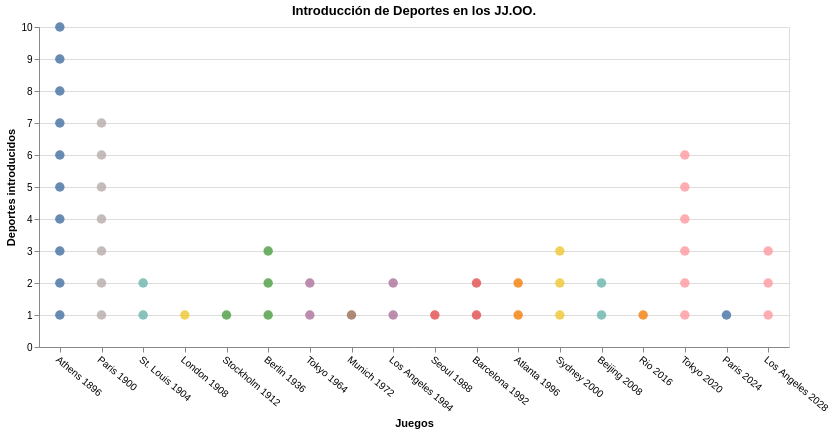

The code cell stored with this chart in its notebook:
### Code cell
chart

### Figure 1 — Vega-Lite specification as saved in the notebook (floating-point values rounded to 4 significant figures)
{"config": {"view": {"continuousWidth": 300, "continuousHeight": 300}}, "data": {"name": "data-c200b950f85e01b9637b3100ce471b47"}, "mark": {"type": "circle", "opacity": 0.85, "size": 90}, "encoding": {"color": {"field": "Debut", "legend": null, "type": "nominal"}, "tooltip": [{"field": "Sport", "title": "Deporte", "type": "nominal"}, {"field": "Debut", "title": "Juegos", "type": "nominal"}], "x": {"axis": {"labelAngle": 40}, "field": "Debut", "sort": ["Athens 1896", "Paris 1900", "St. Louis 1904", "London 1908", "Stockholm 1912", "Berlin 1936", "Tokyo 1964", "Munich 1972", "Los Angeles 1984", "Seoul 1988", "Barcelona 1992", "Atlanta 1996", "Sydney 2000", "Beijing 2008", "Rio 2016", "Tokyo 2020", "Paris 2024", "Los Angeles 2028"], "title": "Juegos", "type": "nominal"}, "y": {"axis": {"tickMinStep": 1}, "field": "rank", "title": "Deportes introducidos", "type": "quantitative"}}, "height": 320, "title": "Introducción de Deportes en los JJ.OO.", "width": 750, "$schema": "https://vega.github.io/schema/vega-lite/v5.20.1.json", "datasets": {"data-c200b950f85e01b9637b3100ce471b47": [{"Sport": "Archery", "Debut": "Paris 1900", "rank": 1, "year": 1900}, {"Sport": "Artistic Gymnastics", "Debut": "Athens 1896", "rank": 1, "year": 1896}, {"Sport": "Artistic Swimming", "Debut": "Los Angeles 1984", "rank": 1, "year": 1984}, {"Sport": "Athletics", "Debut": "Athens 1896", "rank": 2, "year": 1896}, {"Sport": "Badminton", "Debut": "Barcelona 1992", "rank": 1, "year": 1992}, {"Sport": "Baseball Softball", "Debut": "Barcelona 1992", "rank": 2, "year": 1992}, {"Sport": "Basketball", "Debut": "Berlin 1936", "rank": 1, "year": 1936}, {"Sport": "Basketball 3x3", "Debut": "Tokyo 2020", "rank": 1, "year": 2020}, {"Sport": "Beach Volleyball", "Debut": "Atlanta 1996", "rank": 1, "year": 1996}, {"Sport": "Boxing", "Debut": "St. Louis 1904", "rank": 1, "year": 1904}, {"Sport": "Breaking", "Debut": "Paris 2024", "rank": 1, "year": 2024}, {"Sport": "Canoe Slalom", "Debut": "Munich 1972", "rank": 1, "year": 1972}, {"Sport": "Canoe Sprint", "Debut": "Berlin 1936", "rank": 2, "year": 1936}, {"Sport": "Cricket", "Debut": "Los Angeles 2028", "rank": 1, "year": 2028}, {"Sport": "Cycling BMX Freestyle", "Debut": "Tokyo 2020", "rank": 2, "year": 2020}, {"Sport": "Cycling BMX Racing", "Debut": "Beijing 2008", "rank": 1, "year": 2008}, {"Sport": "Cycling Mountain Bike", "Debut": "Atlanta 1996", "rank": 2, "year": 1996}, {"Sport": "Cycling Road", "Debut": "Athens 1896", "rank": 3, "year": 1896}, {"Sport": "Cycling Track", "Debut": "Athens 1896", "rank": 4, "year": 1896}, {"Sport": "Diving", "Debut": "St. Louis 1904", "rank": 2, "year": 1904}, {"Sport": "Equestrian", "Debut": "Paris 1900", "rank": 2, "year": 1900}, {"Sport": "Fencing", "Debut": "Athens 1896", "rank": 5, "year": 1896}, {"Sport": "Flag Football", "Debut": "Los Angeles 2028", "rank": 2, "year": 2028}, {"Sport": "Football", "Debut": "Paris 1900", "rank": 3, "year": 1900}, {"Sport": "Golf", "Debut": "Paris 1900", "rank": 4, "year": 1900}, {"Sport": "Handball", "Debut": "Berlin 1936", "rank": 3, "year": 1936}, {"Sport": "Hockey", "Debut": "London 1908", "rank": 1, "year": 1908}, {"Sport": "Judo", "Debut": "Tokyo 1964", "rank": 1, "year": 1964}, {"Sport": "Karate", "Debut": "Tokyo 2020", "rank": 3, "year": 2020}, {"Sport": "Marathon Swimming", "Debut": "Beijing 2008", "rank": 2, "year": 2008}, {"Sport": "Modern Pentathlon", "Debut": "Stockholm 1912", "rank": 1, "year": 1912}, {"Sport": "Rhythmic Gymnastics", "Debut": "Los Angeles 1984", "rank": 2, "year": 1984}, {"Sport": "Rowing", "Debut": "Paris 1900", "rank": 5, "year": 1900}, {"Sport": "Rugby Sevens", "Debut": "Rio 2016", "rank": 1, "year": 2016}, {"Sport": "Sailing", "Debut": "Paris 1900", "rank": 6, "year": 1900}, {"Sport": "Shooting", "Debut": "Athens 1896", "rank": 6, "year": 1896}, {"Sport": "Skateboarding", "Debut": "Tokyo 2020", "rank": 4, "year": 2020}, {"Sport": "Sport Climbing", "Debut": "Tokyo 2020", "rank": 5, "year": 2020}, {"Sport": "Squash", "Debut": "Los Angeles 2028", "rank": 3, "year": 2028}, {"Sport": "Surfing", "Debut": "Tokyo 2020", "rank": 6, "year": 2020}, {"Sport": "Swimming", "Debut": "Athens 1896", "rank": 7, "year": 1896}, {"Sport": "Table Tennis", "Debut": "Seoul 1988", "rank": 1, "year": 1988}, {"Sport": "Taekwondo", "Debut": "Sydney 2000", "rank": 1, "year": 2000}, {"Sport": "Tennis", "Debut": "Athens 1896", "rank": 8, "year": 1896}, {"Sport": "Trampoline", "Debut": "Sydney 2000", "rank": 2, "year": 2000}, {"Sport": "Triathlon", "Debut": "Sydney 2000", "rank": 3, "year": 2000}, {"Sport": "Volleyball", "Debut": "Tokyo 1964", "rank": 2, "year": 1964}, {"Sport": "Water Polo", "Debut": "Paris 1900", "rank": 7, "year": 1900}, {"Sport": "Weightlifting", "Debut": "Athens 1896", "rank": 9, "year": 1896}, {"Sport": "Wrestling", "Debut": "Athens 1896", "rank": 10, "year": 1896}]}}
